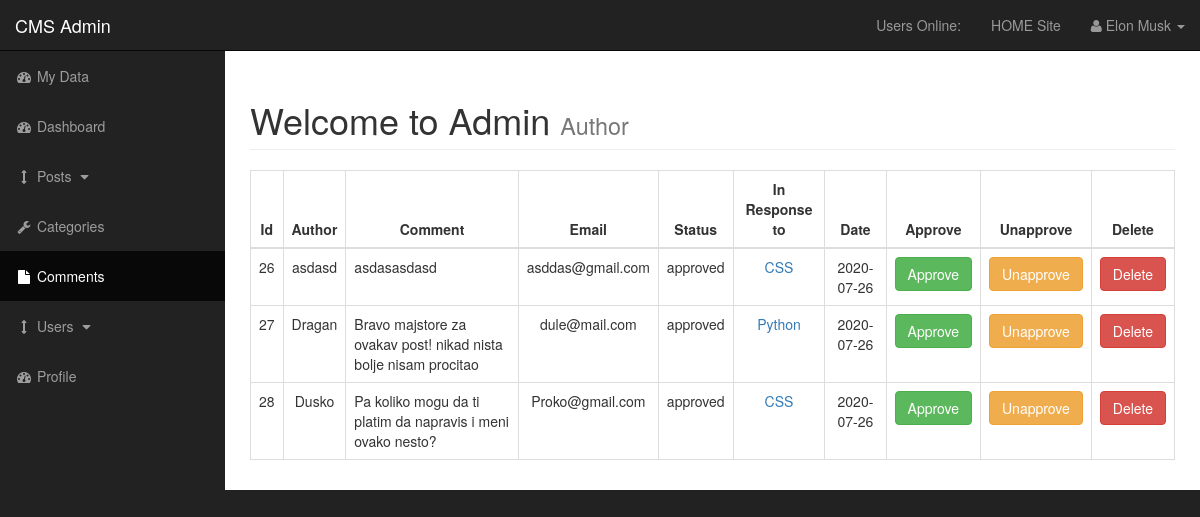
The page /admin/comments.php (signed in) on the database as committed earlier.
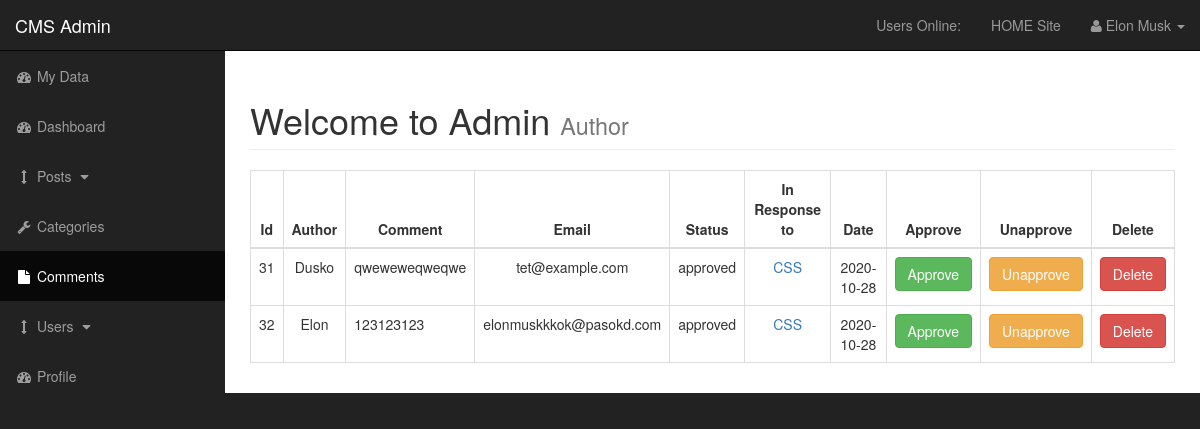
The same page on the database as committed later.
### tables this page shows
CREATE TABLE `comments` (
  `comment_id` int(3) NOT NULL,
  `comment_post_id` int(3) NOT NULL,
  `comment_author` varchar(255) NOT NULL,
  `comment_email` varchar(255) NOT NULL,
  `comment_content` text NOT NULL,
  `comment_status` varchar(255) NOT NULL,
  `comment_date` date NOT NULL
);

CREATE TABLE `posts` (
  `post_id` int(3) NOT NULL,
  `post_category` int(3) NOT NULL,
  `user_id` int(11) NOT NULL,
  `post_title` varchar(255) NOT NULL,
  `post_author` varchar(255) NOT NULL,
  `post_user` varchar(255) NOT NULL,
  `post_date` date NOT NULL,
  `post_image` text NOT NULL,
  `post_content` text NOT NULL,
  `post_tags` varchar(255) NOT NULL,
  `post_comment_count` int(11) NOT NULL,
  `post_status` varchar(255) NOT NULL DEFAULT 'draft',
  `post_views_count` int(11) NOT NULL,
  `likes` int(11) NOT NULL
);

### admin/includes/view_all_comments.php (the view, shortened to what this page needs)
<table class="table table-bordered table-hover" >
    <thead>
        <tr>
            <th class='text-center'>Id</th>
            <th class='text-center'>Author</th>
            <th class='text-center'>Comment</th>
            <th class='text-center'>Email</th>
            <th class='text-center'>Status</th>
            <th class='text-center'>In Response to</th>
            <th class='text-center'>Date</th>
            <th class='text-center'>Approve</th>
            <th class='text-center'>Unapprove</th>
            <th class='text-center'>Delete</th>
        </tr>
    </thead>
    <tbody>
<?php
    $query = "SELECT * FROM comments ";
    $select_comments = mysqli_query($connection, $query);
    while($row = mysqli_fetch_assoc($select_comments)){
    $comment_id  = $row ['comment_id'];
    $comment_post_id = $row ['comment_post_id'];
    $comment_author = $row ['comment_author'];
    $comment_content = $row ['comment_content'];
    $comment_email = $row ['comment_email'];
    $comment_status = $row ['comment_status'];
    $comment_date = $row ['comment_date'];
    echo "<tr>";
    echo "<td class='text-center'>{$comment_id}</td>";
    echo "<td class='text-center'>{$comment_author}</td>";
    echo "<td>{$comment_content}</td>";
    echo "<td class='text-center'>{$comment_email}</td>";
    echo "<td class='text-center'>{$comment_status}</td>";
        $query = "SELECT * FROM posts WHERE post_id = $comment_post_id ";
        $select_post_id_query = mysqli_query($connection, $query);
        while($row = mysqli_fetch_assoc($select_post_id_query)){
            $post_id = $row['post_id'];
            $post_title = $row['post_title'];
            echo "<td class='text-center'><a href='../post.php?p_id=$post_id'>$post_title</a></td>";
        }
    echo "<td class='text-center'>{$comment_date}</td>";
    echo "<td class='text-center'><a class='btn btn-success' href='comments.php?approve=$comment_id'>Approve</a></td>";
    echo "<td class='text-center'><a class='btn btn-warning' href='comments.php?unapprove=$comment_id'>Unapprove</a></td>";
    echo "<td class='text-center'><a class='btn btn-danger' onClick=\"javascript: return confirm('Are you sure you want to delete?'); \" href='comments.php?delete=$comment_id'>Delete</a></td>";
    echo "</tr>";
    }
?>
                </tbody>
            </table>

Rows that differ between the two databases and show on the page:
removed comments: comment_id "26", comment_author "asdasd", comment_content "asdasasdasd", comment_email "asddas@gmail.com", comment_status "approved", comment_date "2020-07-26", posts (post_title "CSS")
removed comments: comment_id "27", comment_author "Dragan", comment_content "Bravo majstore za ovakav post! nikad nista bolje nisam procitao", comment_email "dule@mail.com", comment_status "approved", comment_date "2020-07-26"
no longer on this page (row edited): posts: post_title "Python", shown under "27"
removed comments: comment_id "28", comment_author "Dusko", comment_content "Pa koliko mogu da ti platim da napravis i meni ovako nesto?", comment_email "Proko@gmail.com", comment_status "approved", comment_date "2020-07-26"
no longer on this page (row edited): posts: post_title "CSS", shown under "28"
added comments: comment_id "31", comment_author "Dusko", comment_content "qweweweqweqwe", comment_email "tet@example.com", comment_status "approved", comment_date "2020-10-28", posts (post_title "CSS")
added comments: comment_id "32", comment_author "Elon", comment_content "123123123", comment_email "elonmuskkkok@pasokd.com", comment_status "approved", comment_date "2020-10-28", posts (post_title "CSS")
